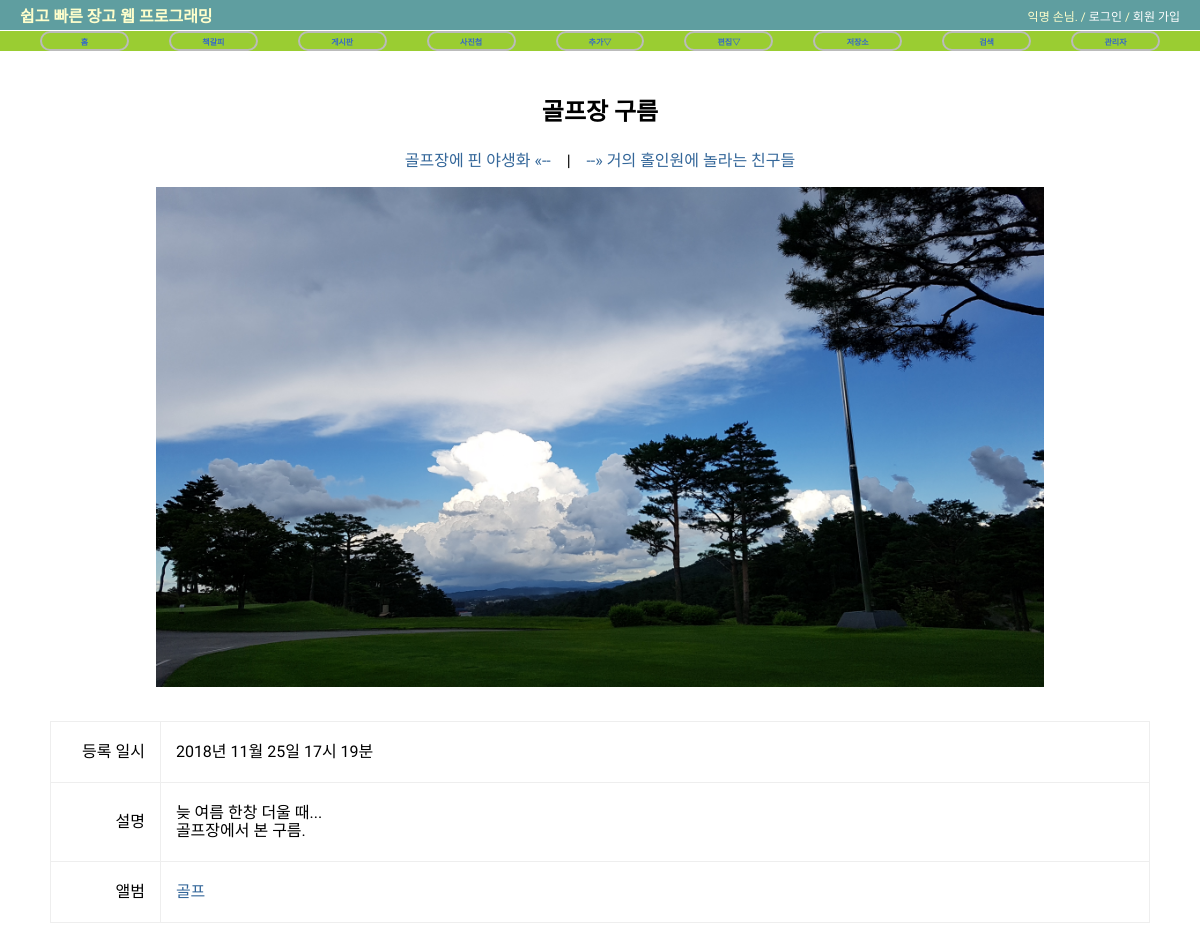
The app's page /photo/photo/10/ with its own data.
### photo/models.py (models this page shows, shortened)
class Photo(models.Model):
	album = models.ForeignKey(Album)
	title = models.CharField('사진 제목', max_length=50)
	image = ThumbnailImageField(upload_to='photo/%Y/%m')
	description = models.TextField('사진 설명', blank=True)
	upload_date = models.DateTimeField('등록 일시', auto_now_add=True)
	class Meta:
		ordering = ['-upload_date']
	def __str__(self):
		return self.title
	def get_absolute_url(self):
		return reverse('photo:photo_detail', args=(self.id,))
	def get_newer_photo(self):  						# ch10_nav
		newer_photo = Photo.objects.filter(
			upload_date__gt = self.upload_date
			, album = self.album
		).order_by('upload_date').first()
		return newer_photo
	def get_older_photo(self):      					# ch10_nav
		older_photo = Photo.objects.filter(
			upload_date__lt = self.upload_date
			, album = self.album
		).order_by('-upload_date').first()
		return older_photo

class Album(models.Model):
	name = models.CharField('앨범 이름', max_length=50)
	description = models.CharField('앨범 설명', max_length=100, blank=True)
	class Meta:
		ordering = ['name']
	def __str__(self):
		return self.name

### photo/views.py (the view)
# urls.py: url(r'^photo/(?P<pk>\d+)/$', PhotoDV.as_view(), name='photo_detail'),
class PhotoDV(DetailView):
    model = Photo

### photo/templates/photo/photo_detail.html (shortened to what this page needs)
{% extends "base.html" %}
{% load staticfiles %}
{% block extrastyle %}{% static "photo/photo.css" %}{% endblock %}
{% block content %}
<div id="content" class="centered" >
    <h2 class="centered">{{ object.title }}</h2>
    <p class="centered">
        {% if object.get_newer_photo %}
            <a href="{{ object.get_newer_photo.get_absolute_url }}" title="다음 사진">
                {{ object.get_newer_photo }} «--
            </a>
        {% else %}
            끝 사진
        {% endif %}
         &nbsp;&nbsp; | &nbsp;&nbsp;
        {% if object.get_older_photo %}
            <a href="{{ object.get_older_photo.get_absolute_url }}" title="이전 사진">
                --» {{ object.get_older_photo }}
            </a>
        {% else %}
            첫 사진
        {% endif %}
    </p>
    <a href="{{ object.image.url }}">
        <img class="pic-image" src="{{ object.image.url }}" />
    </a>
    <table class="photo-detail">
        <tr>
            <td class="col-left">등록 일시</td>
            <td class="col-right">
                <p>{{ object.upload_date|date:"Y년 m월 d일 H시 i분" }}</p>
            </td>
        </tr>
        <tr>
            <td class="col-left">설명</td>
            <td class="col-right">
                {% if object.description %}
                    <p>{{ object.description|linebreaks }}</p>
                {% else %}
                    <p>(blank)</p>
                {% endif %}
            </td>
        </tr>
        <tr>
            <td class="col-left">앨범</td>
            <td class="col-right">
                <p><a href="{% url 'photo:album_detail' object.album.id %}">{{ object.album.name }}</a></p>
            </td>
        </tr>
    </table>
</div>
{% endblock %}

### static/css/base.css (style rules this page uses)
body { font-family: 'Sunflower', sans-serif; font-size: 16px; }
div#content { position: absolute; top: 72px; left: 50px; right: 50px; }
a:link, a:visited { color: #369; text-decoration: none; }
table { border-collapse: collapse; }
td, th { line-height: 18px; border: 1px solid #eee; padding: 5px 15px; }

### photo/static/photo/photo.css (style rules this page uses)
table.photo-detail { margin: 30px auto 5px; width: 100%; }
.pic-image { max-height: 500px; width: auto; text-align: center; }
.centered { text-align: center; }
.col-left { width: 10%; text-align: right; }
.col-right { width: 90%; text-align: left; }

### records on screen
Photo: title "골프장 구름", get_newer_photo "골프장에 핀 야생화", get_older_photo "거의 홀인원에 놀라는 친구들", image (picture), upload_date "2018년 11월 25일 17시 19분", description "늦 여름 한창 더울 때... 골프장에서 본 구름.", album.name "골프"
